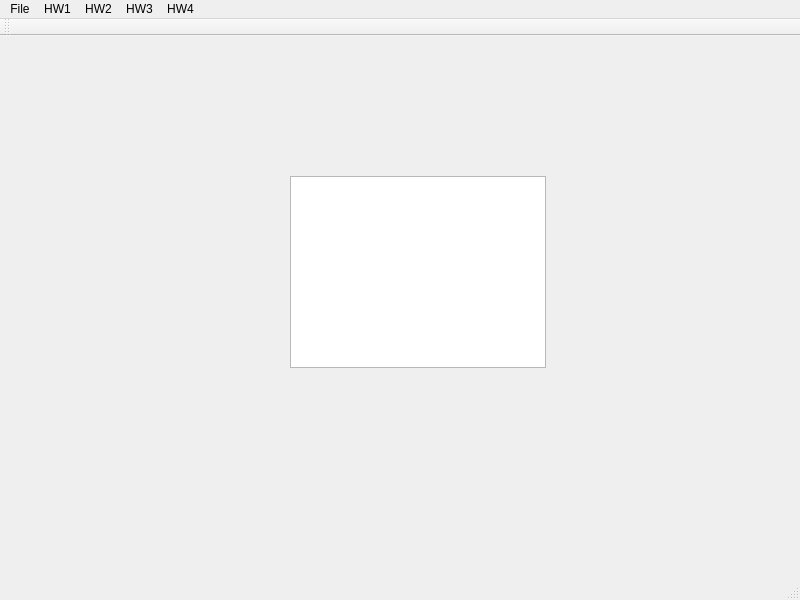
<?xml version="1.0" encoding="UTF-8"?>
<ui version="4.0">
 <class>MainWindow</class>
 <widget class="QMainWindow" name="MainWindow">
  <property name="geometry">
   <rect>
    <x>0</x>
    <y>0</y>
    <width>800</width>
    <height>600</height>
   </rect>
  </property>
  <property name="windowTitle">
   <string>MainWindow</string>
  </property>
  <widget class="QWidget" name="centralWidget">
   <widget class="CenterImageView" name="image_view">
    <property name="geometry">
     <rect>
      <x>290</x>
      <y>140</y>
      <width>256</width>
      <height>192</height>
     </rect>
    </property>
    <property name="focusPolicy">
     <enum>Qt::StrongFocus</enum>
    </property>
    <property name="verticalScrollBarPolicy">
     <enum>Qt::ScrollBarAlwaysOff</enum>
    </property>
    <property name="horizontalScrollBarPolicy">
     <enum>Qt::ScrollBarAlwaysOff</enum>
    </property>
   </widget>
  </widget>
  <widget class="QMenuBar" name="menuBar">
   <property name="geometry">
    <rect>
     <x>0</x>
     <y>0</y>
     <width>800</width>
     <height>23</height>
    </rect>
   </property>
   <widget class="QMenu" name="menu">
    <property name="title">
     <string>File</string>
    </property>
    <addaction name="actionLoad_image"/>
    <addaction name="actionSave_image"/>
   </widget>
   <widget class="QMenu" name="menuHW1">
    <property name="title">
     <string>HW1</string>
    </property>
    <addaction name="actionMedianFilter"/>
    <addaction name="actionGaussianFilter"/>
   </widget>
   <widget class="QMenu" name="menuHW2">
    <property name="title">
     <string>HW2</string>
    </property>
    <addaction name="actionSaturation"/>
    <addaction name="actionSharpen"/>
    <addaction name="actionLiquidify"/>
   </widget>
   <widget class="QMenu" name="menuHW3">
    <property name="title">
     <string>HW3</string>
    </property>
    <addaction name="actionBuffing"/>
    <addaction name="actionWhitening"/>
   </widget>
   <widget class="QMenu" name="menuHW4">
    <property name="title">
     <string>HW4</string>
    </property>
    <addaction name="actionRecolor"/>
   </widget>
   <addaction name="menu"/>
   <addaction name="menuHW1"/>
   <addaction name="menuHW2"/>
   <addaction name="menuHW3"/>
   <addaction name="menuHW4"/>
  </widget>
  <widget class="QToolBar" name="mainToolBar">
   <attribute name="toolBarArea">
    <enum>TopToolBarArea</enum>
   </attribute>
   <attribute name="toolBarBreak">
    <bool>false</bool>
   </attribute>
  </widget>
  <widget class="QStatusBar" name="statusBar"/>
  <action name="actionLoad_image">
   <property name="text">
    <string>Load image</string>
   </property>
  </action>
  <action name="actionSave_image">
   <property name="text">
    <string>Save image</string>
   </property>
  </action>
  <action name="actionMedianFilter">
   <property name="text">
    <string>MedianFilter</string>
   </property>
  </action>
  <action name="actionGaussianFilter">
   <property name="text">
    <string>GaussianFilter</string>
   </property>
  </action>
  <action name="actionSaturation">
   <property name="text">
    <string>Saturation</string>
   </property>
  </action>
  <action name="actionSharpen">
   <property name="text">
    <string>Sharpen</string>
   </property>
  </action>
  <action name="actionLiquidify">
   <property name="text">
    <string>liquify</string>
   </property>
  </action>
  <action name="actionBuffing">
   <property name="text">
    <string>SkinBuffing</string>
   </property>
  </action>
  <action name="actionWhitening">
   <property name="text">
    <string>SkinWhitening</string>
   </property>
  </action>
  <action name="actionRecolor">
   <property name="text">
    <string>Recolor</string>
   </property>
  </action>
 </widget>
 <layoutdefault spacing="6" margin="11"/>
 <customwidgets>
  <customwidget>
   <class>CenterImageView</class>
   <extends>QGraphicsView</extends>
   <header location="global">centerimageview.h</header>
  </customwidget>
 </customwidgets>
 <resources/>
 <connections/>
</ui>
